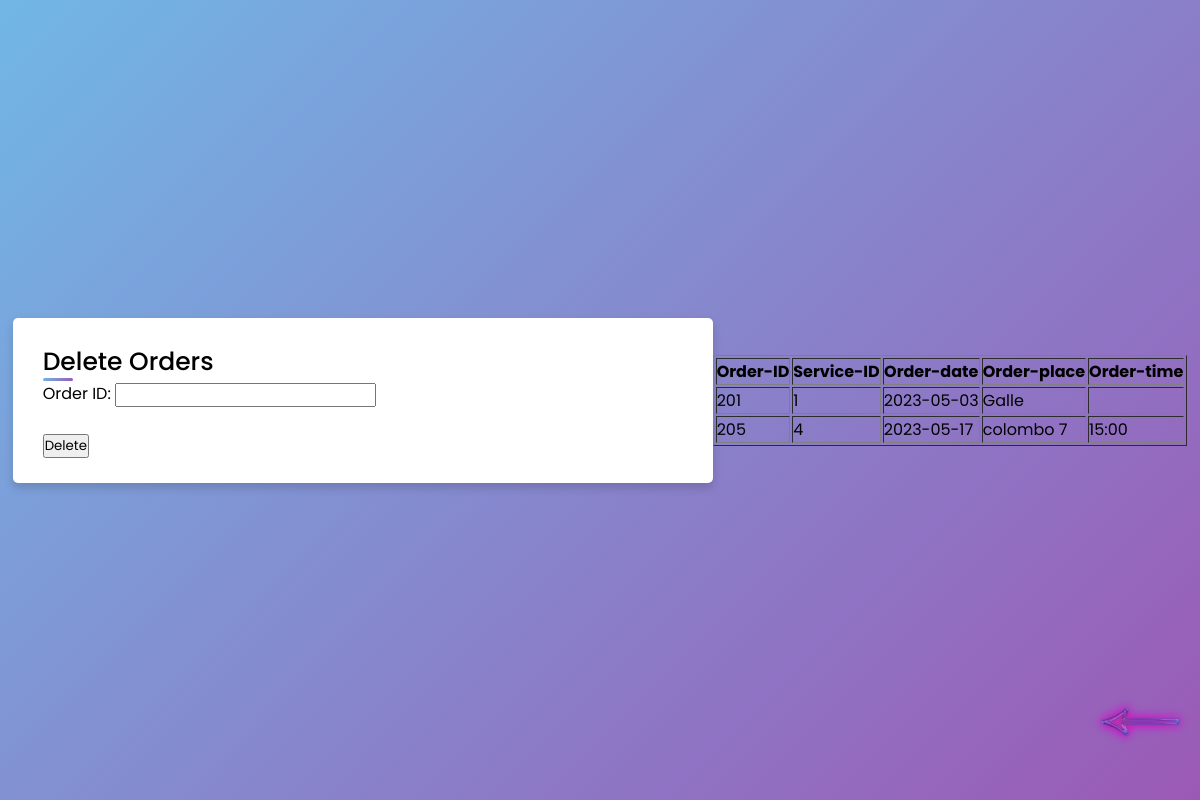
The page /delorderform.php (signed in) on the database its author committed.
### tables this page shows
CREATE TABLE `orders` (
  `order_id` int(6) UNSIGNED NOT NULL,
  `user_id` int(6) UNSIGNED DEFAULT NULL,
  `service_id` int(6) UNSIGNED DEFAULT NULL,
  `order_date` date NOT NULL,
  `order_place` varchar(50) NOT NULL,
  `order_time` varchar(50) NOT NULL
);

### delorderform.php (the view, shortened to what this page needs)
<!DOCTYPE html>
<html lang="en" dir="ltr">
  <head>
    <link rel="stylesheet" href="styles/style2.css">
   </head>
<body>
  <div class="container">
    <div class="title">Delete Orders</div>
    <div class="content">
    <form action="delorder.php" method="post">
        <label for="ID">Order ID:</label>
        <input type="text" name="order_id"><br><br>
        <input type="submit" value="Delete">
    </form>
    </div>
  </div>
<?php
$servername = "localhost";
$username = "root";
$password = "";
$database = "sample";
$con = mysqli_connect($servername, $username, $password, $database);
$username=$_SESSION['username'];
$sql = "SELECT user_id FROM Users WHERE username = '$username'";
$result = $con->query($sql);
if ($result->num_rows > 0) {
  $row = $result->fetch_assoc();
  $user_id = $row["user_id"];
} else {
}
$sql = "SELECT * FROM Orders where user_id='$user_id'";
$result = mysqli_query($con, $sql);
echo "<table border='1'>";
  echo "<tr>";
  echo "<th>Order-ID</th>";
  echo "<th>Service-ID</th>";
  echo "<th>Order-date</th>";
  echo "<th>Order-place</th>";
  echo "<th>Order-time</th>";
  echo "</tr>";
while($row = mysqli_fetch_array($result)) {
  echo "<tr>";
  echo "<td>" . $row['order_id'] . "</td>";
  echo "<td>" . $row['service_id'] . "</td>";
  echo "<td>" . $row['order_date'] . "</td>";
  echo "<td>" . $row['order_place'] . "</td>";
  echo "<td>" . $row['order_time'] . "</td>";
  echo "</tr>";
}
?>
<div id="arrow">
    <a href="2.php"><img width="100px" height="100px" alt="top image" src="assets/arrow.png"></a>
</div>
</body>
</html>

### styles/style2.css (style rules this page uses)
* { margin: 0; padding: 0; box-sizing: border-box; font-family: 'Poppins',sans-serif; }
body { height: 100vh; display: flex; justify-content: center; align-items: center; padding: 10px; background: linear-gradient(135deg, #71b7e6, #9b59b6); }
.container { max-width: 700px; width: 100%; background-color: #fff; padding: 25px 30px; border-radius: 5px; box-shadow: 0 5px 10px rgba(0,0,0,0.15); }
.container .title { font-size: 25px; font-weight: 500; position: relative; }
.container .title::before { content: ""; position: absolute; left: 0; bottom: 0; height: 3px; width: 30px; border-radius: 5px; background: linear-gradient(135deg, #71b7e6, #9b59b6); }

### delorderform.php (style rules this page uses)
#arrow { position: absolute; right: 10px; bottom: 19px; font-size: 24px; visibility:�hidden; }

### rows shown on the page
orders: order_id "201", service "1", order_date "2023-05-03", order_place "Galle"
orders: order_id "205", service "4", order_date "2023-05-17", order_place "colombo 7", order_time "15:00"
